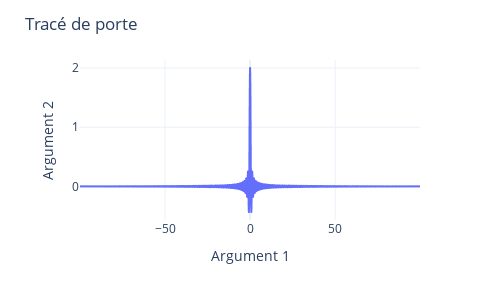
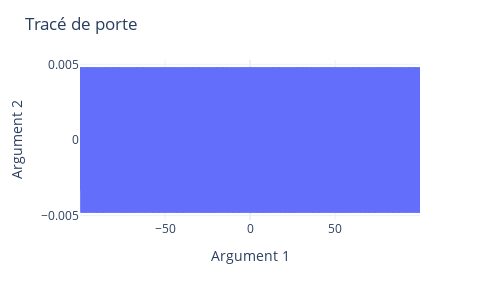

Notebook cell for these charts, in order:
### Code cell
from msicpe.ssl import TransFourier

S,f = TransFourier(s,t)

df = pd.DataFrame({'Arg1':f, 'Arg2':np.real(S)})

fig = px.line(df, x='Arg1', y='Arg2')

fig.update_layout(xaxis_title='Argument 1', yaxis_title='Argument 2',
            title = 'Tracé de porte',
            template='plotly_white', width=500, height=300)

fig.show()

df = pd.DataFrame({'Arg1':f, 'Arg2':np.imag(S)})

fig = px.line(df, x='Arg1', y='Arg2')

fig.update_layout(xaxis_title='Argument 1', yaxis_title='Argument 2',
            title = 'Tracé de porte',
            template='plotly_white', width=500, height=300)

fig.show()

### Figure 1 — Plotly figure (JSON) as saved in the notebook; plotly's stock layout.template omitted (floating-point values rounded to 4 significant figures; data arrays with more than 128 entries replaced by an {"elided": "..."} marker saying what was removed)
{"data": [{"hovertemplate": "Arg1=%{x}<br>Arg2=%{y}<extra></extra>", "legendgroup": "", "line": {"color": "#636efa", "dash": "solid"}, "marker": {"symbol": "circle"}, "mode": "lines", "name": "", "showlegend": false, "type": "scattergl", "x": {"elided": "2000 float values"}, "xaxis": "x", "y": {"elided": "2000 float values"}, "yaxis": "y"}], "layout": {"height": 300, "legend": {"tracegroupgap": 0}, "margin": {"t": 60}, "title": {"text": "Tracé de porte"}, "width": 500, "xaxis": {"anchor": "y", "domain": [0, 1], "title": {"text": "Argument 1"}}, "yaxis": {"anchor": "x", "domain": [0, 1], "title": {"text": "Argument 2"}}}}

### Figure 2 — Plotly figure (JSON) as saved in the notebook; plotly's stock layout.template omitted (floating-point values rounded to 4 significant figures; data arrays with more than 128 entries replaced by an {"elided": "..."} marker saying what was removed)
{"data": [{"hovertemplate": "Arg1=%{x}<br>Arg2=%{y}<extra></extra>", "legendgroup": "", "line": {"color": "#636efa", "dash": "solid"}, "marker": {"symbol": "circle"}, "mode": "lines", "name": "", "showlegend": false, "type": "scattergl", "x": {"elided": "2000 float values"}, "xaxis": "x", "y": {"elided": "2000 float values"}, "yaxis": "y"}], "layout": {"height": 300, "legend": {"tracegroupgap": 0}, "margin": {"t": 60}, "title": {"text": "Tracé de porte"}, "width": 500, "xaxis": {"anchor": "y", "domain": [0, 1], "title": {"text": "Argument 1"}}, "yaxis": {"anchor": "x", "domain": [0, 1], "title": {"text": "Argument 2"}}}}
